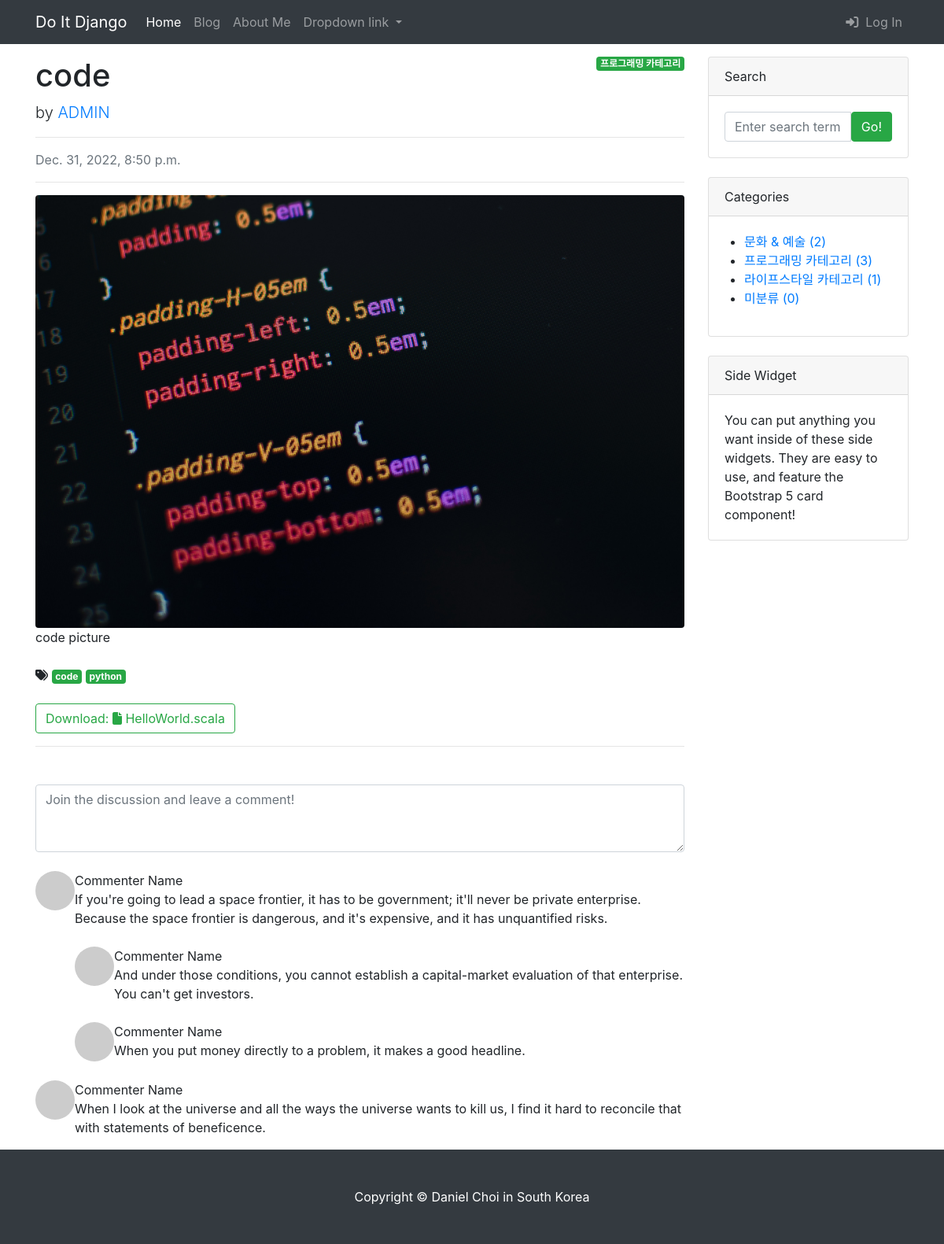
Page /blog/3/ on the committed database.
### blog/models.py (models this page shows, shortened)
class Post(models.Model):
    title = models.CharField(max_length=30)
    hook_text = models.CharField(max_length=100, blank=True)
    content = models.TextField()
    head_image = models.ImageField(
        upload_to='blog/images/%Y/%m/%d/', blank=True)
    file_upload = models.FileField(
        upload_to='blog/files/%Y/%m/%d/', blank=True)
    created_at = models.DateTimeField(auto_now_add=True)
    updated_at = models.DateTimeField(auto_now=True)
    author = models.ForeignKey(User, on_delete=models.SET_NULL, null=True)
    category = models.ForeignKey(
        Category, on_delete=models.SET_NULL, null=True, blank=True)
    tags = models.ManyToManyField(Tag, blank=True)
    def get_file_name(self):
        return os.path.basename(self.file_upload.name)
    def get_file_ext(self):
        return self.file_name().split('.')[-1]

class Category(models.Model):
    name = models.CharField(max_length=50, unique=True)
    slug = models.SlugField(max_length=200, unique=True, allow_unicode=True)
    def __str__(self):
        return self.name
    def get_absolute_url(self):
        return f'/blog/category/{self.slug}/'
    class Meta:
        verbose_name_plural = 'Categories'

class Tag(models.Model):
    name = models.CharField(max_length=50)
    slug = models.SlugField(max_length=200, unique=True, allow_unicode=True)
    def __str__(self):
        return self.name
    def get_absolute_url(self):
        return f'/blog/tag/{self.slug}/'

### blog/views.py (the view)
# urls.py: path('<int:pk>/', views.PostDetail.as_view()),
class PostDetail(DetailView):
    model = Post
    def get_context_data(self, **kwargs):
        context = super(PostDetail, self).get_context_data()
        context['categories'] = Category.objects.all()
        context['no_category_post_count'] = Post.objects.filter(
            category=None).count()
        return context

### templates/blog/post_detail.html (shortened to what this page needs)
{% extends 'blog/base.html' %}
{% block main_area %}
<div id="post-area">
    {% if post.category %}
    <span class="badge badge-success float-right">{{ post.category }}</span>
    {% else %}
    <span class="badge badge-success float-right">미분류</span>
    {% endif %}
    <h1 class="fw-bolder mb-1">{{ post.title }}</h1>
    <p class="lead">
        by
        <a href="#">{{ post.author|upper }}</a>
    </p>
    <hr>
    <div class="text-muted fst-italic mb-2">{{ post.created_at }}</div>
    <hr>
    {% if post.head_image %}
    <img class="img-fluid rounded" src="{{ post.head_image.url }}"
        alt="{{ post.title }} head_image"/>
    {% else %}
    <img class="img-fluid rounded" src="https://picsum.photos/seed/{{ post.id }}/800/200"
        alt="random_image">
    {% endif %}
    <section class="mb-5">
        <p class="fs-5 mb-4">{{ post.content }}</p>
        {% if post.tags.exists %}
            <i class="fa-solid fa-tags"></i>
            {% for tag in post.tags.all %}
                <a href="{{ tag.get_absolute_url }}" class="badge badge-success">{{ tag }}</a>
            {% endfor %}
            <br>
            <br>
        {% endif %}
        {% if post.file_upload %}
        <a class="btn btn-outline-success" href="{{ post.file_upload.url }}"
            role="button">Download:
        {% if post.get_file_ext == 'csv' %}
        <i class="fa-solid fa-file-csv"></i>
        {% elif post.get_file_ext == 'xlsx' or post.get_file_ext == 'xls' %}
        <i class="fa-solid fa-file-excel"></i>
        {% elif post.get_file_ext == 'docx' or post.get_file_ext == 'doc' %}
        <i class="fa-solid fa-file-word"></i>
        {% else %}
        <i class="fa-solid fa-file"></i>
        {% endif %}
        {{ post.get_file_name }}
        </a>
        {% endif %}
        <hr>
    </section>
</div>
<div id="comment-area">
    <form class="mb-4"><textarea class="form-control" rows="3" placeholder="Join the discussion and leave a comment!"></textarea></form>
    <div class="d-flex mb-4">
        <div class="flex-shrink-0"><img class="rounded-circle" src="https://dummyimage.com/50x50/ced4da/6c757d.jpg" alt="..." /></div>
        <div class="ms-3">
            <div class="fw-bold">Commenter Name</div>
            If you're going to lead a space frontier, it has to be government; it'll never be private enterprise. Because the space frontier is dangerous, and it's expensive, and it has unquantified risks.
            <div class="d-flex mt-4">
                <div class="flex-shrink-0"><img class="rounded-circle" src="https://dummyimage.com/50x50/ced4da/6c757d.jpg" alt="..." /></div>
                <div class="ms-3">
                    <div class="fw-bold">Commenter Name</div>
                    And under those conditions, you cannot establish a capital-market evaluation of that enterprise. You can't get investors.
                </div>
            </div>
            <div class="d-flex mt-4">
                <div class="flex-shrink-0"><img class="rounded-circle" src="https://dummyimage.com/50x50/ced4da/6c757d.jpg" alt="..." /></div>
                <div class="ms-3">
                    <div class="fw-bold">Commenter Name</div>
                    When you put money directly to a problem, it makes a good headline.
                </div>
            </div>
        </div>
    </div>
    <div class="d-flex">
        <div class="flex-shrink-0"><img class="rounded-circle" src="https://dummyimage.com/50x50/ced4da/6c757d.jpg" alt="..." /></div>
        <div class="ms-3">
            <div class="fw-bold">Commenter Name</div>
            When I look at the universe and all the ways the universe wants to kill us, I find it hard to reconcile that with statements of beneficence.
        </div>
    </div>
</div>
{% endblock  %}

### templates/blog/base.html (shortened to what this page needs)
<!DOCTYPE html>
{% load static %}
<html lang="ko">
<head>
    <link href="{% static 'blog/bootstrap/bootstrap.min.css' %}" media="screen" rel="stylesheet" type="text/css">
</head>
<body>
    {% include 'blog/navbar.html' %}
    <div class="container my-3">
        <div class="row">
            <div class="col-md-8 col-lg-9" id="main-area">
                {% block main_area %}
                {% endblock  %}
            </div>
            <div class="col-md-4 col-lg-3">
                <div class="card mb-4">
                    <div class="card-header">Search</div>
                    <div class="card-body">
                        <div class="input-group">
                            <input class="form-control" type="text" placeholder="Enter search term..."
                                aria-label="Enter search term..." aria-describedby="button-search" />
                            <button class="btn btn-success" id="button-search" type="button">Go!</button>
                        </div>
                    </div>
                </div>
                <div class="card mb-4" id="categories-card">
                    <div class="card-header">Categories</div>
                    <div class="card-body">
                        <div class="row">
                            <ul>
                                {% for category in categories %}
                                <li>
                                    <a href="{{ category.get_absolute_url }}">
                                        {{ category }} ({{ category.post_set.count }})</a>
                                </li>
                                {% endfor %}
                                <li>
                                    <a href="/blog/category/no_category/">
                                        미분류 ({{ no_category_post_count }})</a>
                                </li>
                            </ul>
                        </div>
                    </div>
                </div>
                <div class="card mb-4">
                    <div class="card-header">Side Widget</div>
                    <div class="card-body">You can put anything you want inside of these side widgets. They are easy to use, and feature the Bootstrap 5 card component!</div>
                </div>
            </div>
        </div>
    </div>
    {% include 'blog/footer.html' %}
</body>
</html>

### rows in the picture
Post: category "프로그래밍 카테고리", title "code", author "ADMIN", created_at "Dec. 31, 2022, 8:50 p.m.", head_image (picture), content "code picture", get_file_name "HelloWorld.scala"
Tag: name "code"
Tag: name "python"
Category: name "문화 & 예술", post_set.count "2"
Category: name "프로그래밍 카테고리", post_set.count "3"
Category: name "라이프스타일 카테고리", post_set.count "1"

### other values in the picture
{{ no_category_post_count }} "0"
